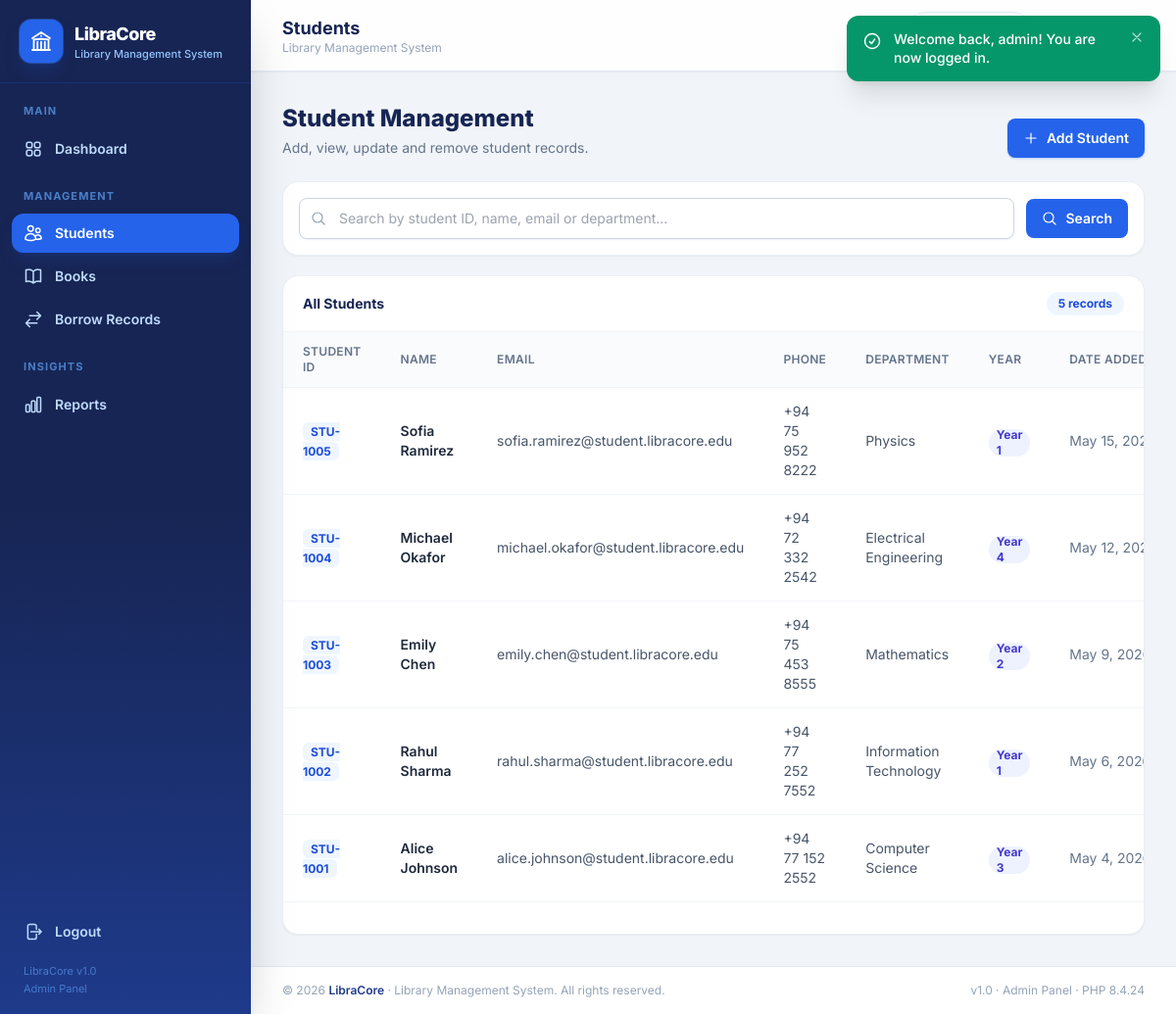
Page /students/index.php (signed in) on the committed database.
### tables this page shows
CREATE TABLE `students` (
  `id`         INT UNSIGNED     NOT NULL AUTO_INCREMENT,
  `student_id` VARCHAR(30)      NOT NULL,
  `name`       VARCHAR(100)     NOT NULL,
  `email`      VARCHAR(120)     NOT NULL,
  `phone`      VARCHAR(25)      NOT NULL,
  `address`    VARCHAR(255)     NOT NULL,
  `department` VARCHAR(100)     NOT NULL,
  `year`       TINYINT UNSIGNED NOT NULL DEFAULT 1,
  `created_at` TIMESTAMP        NOT NULL DEFAULT CURRENT_TIMESTAMP,
  `updated_at` TIMESTAMP        NOT NULL DEFAULT CURRENT_TIMESTAMP ON UPDATE CURRENT_TIMESTAMP,
  PRIMARY KEY (`id`),
  UNIQUE KEY `uq_students_student_id` (`student_id`),
  KEY `idx_students_name` (`name`),
  KEY `idx_students_department` (`department`)
);

### students/index.php (the view, shortened to what this page needs)
<?php
require_once __DIR__ . '/../includes/auth_check.php';
$q        = trim($_GET['q'] ?? '');
$page     = page_number();
$perPage  = 8;
$where  = [];
$params = [];
$whereSql = $where ? 'WHERE ' . implode(' AND ', $where) : '';
$stmt = $pdo->prepare("SELECT COUNT(*) FROM students $whereSql");
$stmt->execute($params);
$totalRows  = (int)$stmt->fetchColumn();
$totalPages = max(1, (int)ceil($totalRows / $perPage));
$page       = min($page, $totalPages);
$offset     = ($page - 1) * $perPage;
$stmt = $pdo->prepare("SELECT * FROM students $whereSql ORDER BY created_at DESC, id DESC LIMIT $perPage OFFSET $offset");
$stmt->execute($params);
$students = $stmt->fetchAll();
include __DIR__ . '/../includes/header.php';
?>
<div class="mb-6 flex flex-col gap-4 lg:flex-row lg:items-end lg:justify-between">
    <div>
        <h2 class="text-xl font-extrabold text-blue-950 sm:text-2xl">Student Management</h2>
        <p class="mt-1 text-sm text-slate-500">Add, view, update and remove student records.</p>
    </div>
    <a href="<?= url('students/add.php') ?>"
       class="inline-flex w-fit items-center gap-2 rounded-lg bg-blue-600 px-4 py-2.5 text-sm font-semibold text-white shadow-sm shadow-blue-600/30 transition hover:bg-blue-700 focus:outline-none focus-visible:ring-2 focus-visible:ring-blue-400">
        <?= icon('plus', 'h-4 w-4') ?> Add Student
    </a>
</div>
<form method="get" action="<?= url('students/index.php') ?>" class="mb-5 flex flex-col gap-3 rounded-2xl border border-slate-200/70 bg-white p-4 shadow-sm sm:flex-row sm:items-center">
    <div class="relative flex-1">
        <span class="pointer-events-none absolute inset-y-0 left-3 flex items-center text-slate-400"><?= icon('search', 'h-4 w-4') ?></span>
        <input type="text" name="q" value="<?= e($q) ?>" placeholder="Search by student ID, name, email or department..."
               class="w-full rounded-lg border border-slate-300 py-2.5 pl-10 pr-3 text-sm shadow-sm transition focus:border-blue-500 focus:outline-none focus:ring-2 focus:ring-blue-100">
    </div>
    <div class="flex gap-2">
        <button type="submit" class="inline-flex items-center gap-2 rounded-lg bg-blue-600 px-4 py-2.5 text-sm font-semibold text-white transition hover:bg-blue-700">
            <?= icon('search', 'h-4 w-4') ?> Search
        </button>
    </div>
</form>
<div class="overflow-hidden rounded-2xl border border-slate-200/70 bg-white shadow-sm">
    <div class="flex items-center justify-between border-b border-slate-100 px-5 py-4">
        <h3 class="text-sm font-bold text-blue-950">All Students</h3>
        <span class="rounded-full bg-blue-50 px-3 py-1 text-xs font-bold text-blue-700"><?= number_format($totalRows) ?> record<?= $totalRows === 1 ? '' : 's' ?></span>
    </div>
    <div class="overflow-x-auto">
        <table class="w-full min-w-[900px] text-left text-sm">
            <thead>
                <tr class="border-b border-slate-100 bg-slate-50/70 text-xs uppercase tracking-wide text-slate-500">
                    <th class="px-5 py-3 font-semibold">Student ID</th>
                    <th class="px-5 py-3 font-semibold">Name</th>
                    <th class="px-5 py-3 font-semibold">Email</th>
                    <th class="px-5 py-3 font-semibold">Phone</th>
                    <th class="px-5 py-3 font-semibold">Department</th>
                    <th class="px-5 py-3 font-semibold">Year</th>
                    <th class="px-5 py-3 font-semibold">Date Added</th>
                </tr>
            </thead>
            <tbody class="divide-y divide-slate-100">
                <?php if (!$students): ?>
                    <tr>
                        <td colspan="8" class="px-5 py-14 text-center">
                            <span class="mx-auto mb-3 flex h-12 w-12 items-center justify-center rounded-full bg-slate-100 text-slate-400"><?= icon('users', 'h-6 w-6') ?></span>
                            <p class="font-semibold text-slate-500"><?= $q !== '' ? 'No students match your search.' : 'No students found.' ?></p>
                            <p class="mt-1 text-xs text-slate-400"><?= $q !== '' ? 'Try a different keyword.' : 'Get started by adding your first student.' ?></p>
                        </td>
                    </tr>
                <?php else: ?>
                    <?php foreach ($students as $s): ?>
                        <tr class="transition hover:bg-blue-50/40">
                            <td class="px-5 py-3.5"><span class="rounded-md bg-blue-50 px-2 py-0.5 text-xs font-bold text-blue-700"><?= e($s['student_id']) ?></span></td>
                            <td class="px-5 py-3.5 font-semibold text-slate-800"><?= e($s['name']) ?></td>
                            <td class="px-5 py-3.5 text-slate-600"><?= e($s['email']) ?></td>
                            <td class="px-5 py-3.5 text-slate-600"><?= e($s['phone']) ?></td>
                            <td class="px-5 py-3.5 text-slate-600"><?= e($s['department']) ?></td>
                            <td class="px-5 py-3.5"><span class="inline-flex h-7 min-w-[1.75rem] items-center justify-center rounded-full bg-indigo-50 px-2 text-xs font-bold text-indigo-700">Year <?= (int)$s['year'] ?></span></td>
                            <td class="px-5 py-3.5 whitespace-nowrap text-slate-500"><?= e(date('M j, Y', strtotime($s['created_at']))) ?></td>
                        </tr>
                    <?php endforeach; ?>
                <?php endif; ?>
            </tbody>
        </table>
    </div>
    <div class="border-t border-slate-100 px-5 py-4">
    </div>
</div>
<?php include __DIR__ . '/../includes/footer.php'; ?>

### includes/header.php (style rules this page uses)
body { font-family: 'Inter', ui-sans-serif, system-ui, sans-serif; }

### rows in the picture
students: student "STU-1005", name "Sofia Ramirez", email "sofia.ramirez@student.libracore.edu", phone "+94 75 952 8222", department "Physics", year "1", created_at "May 15,…"
students: student "STU-1004", name "Michael Okafor", email "michael.okafor@student.libracore.edu", phone "+94 72 332 2542", department "Electrical Engineering", year "4", created_at "May 12,…"
students: student "STU-1003", name "Emily Chen", email "emily.chen@student.libracore.edu", phone "+94 75 453 8555", department "Mathematics", year "2", created_at "May 9,…"
students: student "STU-1002", name "Rahul Sharma", email "rahul.sharma@student.libracore.edu", phone "+94 77 252 7552", department "Information Technology", year "1", created_at "May 6,…"
students: student "STU-1001", name "Alice Johnson", email "alice.johnson@student.libracore.edu", phone "+94 77 152 2552", department "Computer Science", year "3", created_at "May 4,…"

### other values in the picture
$label "Dashboard Students Books Borrow Records Reports"
$page_title "Students"
$fl['message'] "Welcome back, admin! You are now logged in."
$totalRows "5"
PHP_VERSION "8.4.24"
